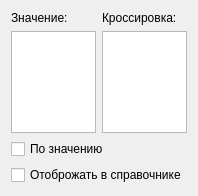
<?xml version="1.0" encoding="UTF-8"?>
<ui version="4.0">
 <class>designerIPair</class>
 <widget class="QWidget" name="designerIPair">
  <property name="geometry">
   <rect>
    <x>0</x>
    <y>0</y>
    <width>186</width>
    <height>196</height>
   </rect>
  </property>
  <property name="windowTitle">
   <string>Пара</string>
  </property>
  <layout class="QVBoxLayout" name="verticalLayout_4">
   <item>
    <layout class="QHBoxLayout" name="horizontalLayout">
     <item>
      <layout class="QVBoxLayout" name="verticalLayout">
       <item>
        <widget class="QLabel" name="lbValue">
         <property name="text">
          <string>Значение:</string>
         </property>
        </widget>
       </item>
       <item>
        <widget class="QListWidget" name="listValue"/>
       </item>
      </layout>
     </item>
     <item>
      <layout class="QVBoxLayout" name="verticalLayout_3">
       <item>
        <widget class="QLabel" name="lbCrossing">
         <property name="text">
          <string>Кроссировка:</string>
         </property>
        </widget>
       </item>
       <item>
        <widget class="QListWidget" name="listCrossing"/>
       </item>
      </layout>
     </item>
    </layout>
   </item>
   <item>
    <layout class="QVBoxLayout" name="verticalLayout_2">
     <item>
      <widget class="QCheckBox" name="cbFlag_Value">
       <property name="text">
        <string>По значению</string>
       </property>
      </widget>
     </item>
     <item>
      <widget class="QCheckBox" name="cbJournal">
       <property name="text">
        <string>Отоброжать в справочнике</string>
       </property>
      </widget>
     </item>
    </layout>
   </item>
  </layout>
  <zorder>lbValue</zorder>
  <zorder>listValue</zorder>
  <zorder>lbValue</zorder>
  <zorder>cbFlag_Value</zorder>
  <zorder>cbJournal</zorder>
  <zorder>layoutWidget</zorder>
 </widget>
 <resources/>
 <connections/>
</ui>
